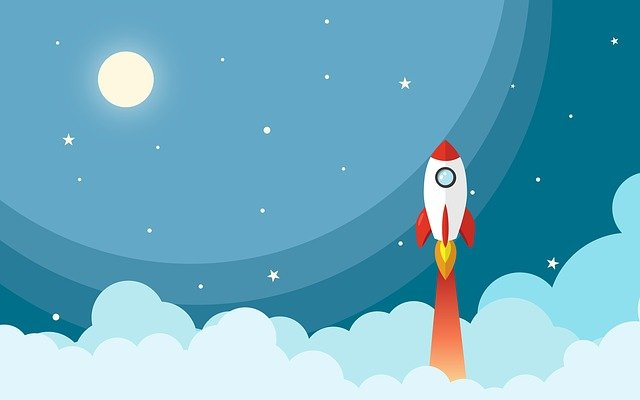
#> input picture poster.jpg, 640 x 400 px, found by its file name
$ python main.py
#> lines starting #> are read from the running program, lines starting #| are printed output that depends on the picture
import cv2
img=cv2.imread("C:/WhiteHat jr/Classwork/class 115/c116-openCv2-1-4--main/c116-openCv2-1-4--main/poster.jpg")
#> img is the input picture: shape (400, 640, 3); mean B, G, R 194.6, 172.6, 108.6
rocket=img[120:360,400:500]
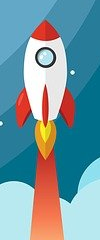
#> rocket: shape (240, 100, 3); mean B, G, R 162.8, 153.2, 118.1
img[130:370, 500:600]=rocket
text_to_show='I love coding'
cv2.putText(img,
            text_to_show,
            (20,220),
            fontFace=cv2.FONT_HERSHEY_COMPLEX_SMALL,
            fontScale=1,
            color=(0,0,255)
            )
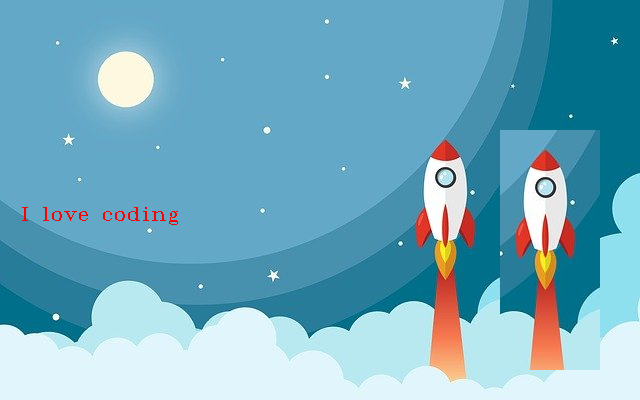
#> img: shape (400, 640, 3); mean B, G, R 192.4, 171.3, 113
cv2.imshow("output",img)
cv2.waitKey(0)
